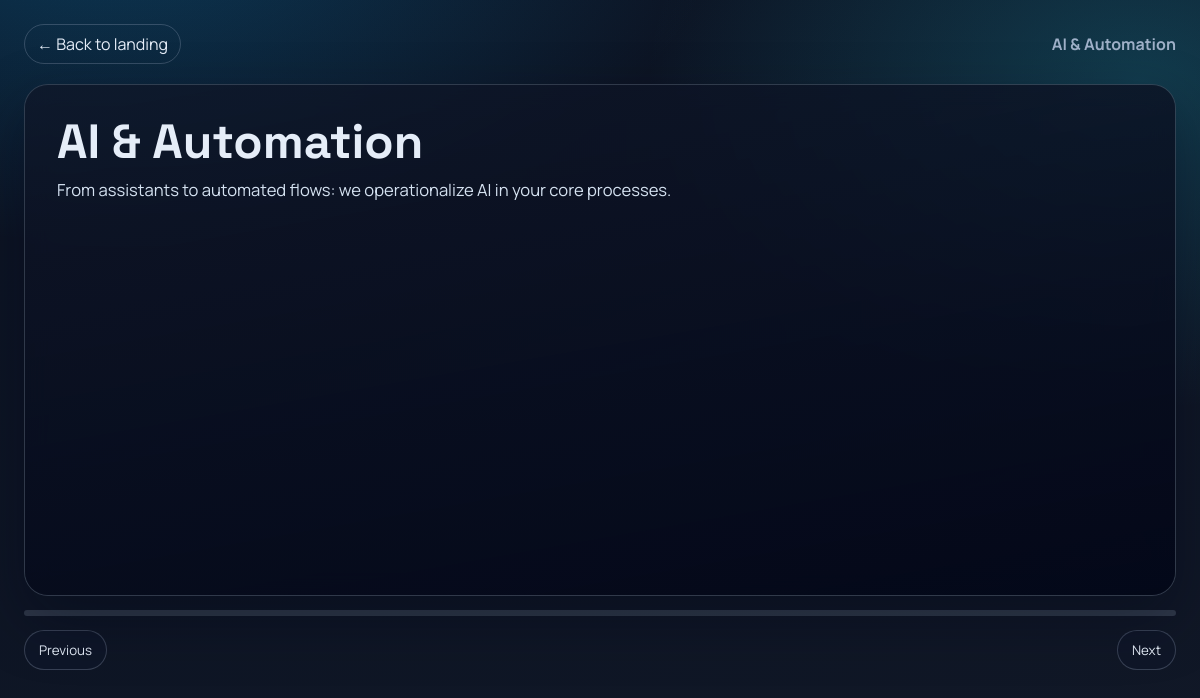
/en/deck/ai-automation, run on the app's committed database.
### tables this page shows
CREATE TABLE IF NOT EXISTS main_deck_translations (
  id BIGINT UNSIGNED AUTO_INCREMENT PRIMARY KEY,
  deck_id BIGINT UNSIGNED NOT NULL,
  locale ENUM('da','en') NOT NULL,
  title VARCHAR(180) NOT NULL,
  description TEXT NOT NULL,
  cta_label VARCHAR(120) NULL,
  cta_url VARCHAR(255) NULL,
  is_visible TINYINT(1) NOT NULL DEFAULT 1,
  created_at TIMESTAMP NULL DEFAULT CURRENT_TIMESTAMP,
  updated_at TIMESTAMP NULL DEFAULT CURRENT_TIMESTAMP ON UPDATE CURRENT_TIMESTAMP,
  UNIQUE KEY uniq_deck_translation (deck_id, locale),
  CONSTRAINT fk_deck_translations_deck FOREIGN KEY (deck_id) REFERENCES main_decks(id) ON DELETE CASCADE
);

### src/Support.php (called while the page is built, shortened)
<?php
function env(string $key, ?string $default = null): ?string
{
    $value = $_ENV[$key] ?? $_SERVER[$key] ?? getenv($key);
    if ($value === false || $value === null || $value === '') {
        return $default;
    }
    return (string) $value;
}
function repairMojibake(string $value): string
{
    if ($value === '' || !preg_match('/Ã|Â|â€™|â€œ|â€|â€“|â€”/u', $value)) {
        return $value;
    }
    static $map = [
        'Ã¦' => 'æ',
        'Ã¸' => 'ø',
        'Ã¥' => 'å',
        'Ã†' => 'Æ',
        'Ã˜' => 'Ø',
        'Ã…' => 'Å',
        'â€™' => "'",
        'â€œ' => '"',
        'â€' => '"',
        'â€“' => '-',
        'â€”' => '-',
        'Â ' => ' ',
        'Â' => '',
    ];
    return strtr($value, $map);
}
function h(string $value): string
{
    $value = repairMojibake($value);
    return htmlspecialchars($value, ENT_QUOTES, 'UTF-8');
}
function getTenantKeyFromHost(string $host): string
{
    $host = strtolower(trim(explode(':', $host)[0]));
    if ($host === '' || $host === 'localhost' || $host === '127.0.0.1' || $host === 'actatechnology.dk') {
        return 'main';
    }
    return 'main';
}
function routeMatches(string $path, string $pattern): ?array
{
    $regex = preg_replace('#\{([a-zA-Z0-9_]+)\}#', '(?P<$1>[^/]+)', $pattern);
    $regex = '#^' . $regex . '$#';
    if (!preg_match($regex, $path, $matches)) {
        return null;
    }
    $params = [];
    foreach ($matches as $key => $value) {
        if (!is_int($key)) {
            $params[$key] = $value;
        }
    }
    return $params;
}

### src/bootstrap.php (called while the page is built, shortened)
<?php
require_once __DIR__ . '/Support.php';
spl_autoload_register(static function (string $class): void {
    $path = __DIR__ . '/' . $class . '.php';
});

### src/Database.php (called while the page is built, shortened)
<?php
final class Database
{
    private static ?PDO $pdo = null;
    public static function connection(): PDO
    {
        $host = env('DB_HOST', '127.0.0.1');
        $port = env('DB_PORT', '3306');
        $database = env('DB_DATABASE', 'actatechnology');
        $charset = env('DB_CHARSET', 'utf8mb4');
        $username = env('DB_USERNAME', 'root');
        $password = env('DB_PASSWORD', '');
        $dsn = sprintf('mysql:host=%s;port=%s;dbname=%s;charset=%s', $host, $port, $database, $charset);
        self::$pdo = new PDO($dsn, $username, $password, [
            PDO::ATTR_ERRMODE => PDO::ERRMODE_EXCEPTION,
            PDO::ATTR_DEFAULT_FETCH_MODE => PDO::FETCH_ASSOC,
            PDO::ATTR_EMULATE_PREPARES => false,
        ]);
        return self::$pdo;
    }
}

### src/ContentRepository.php (called while the page is built, shortened)
<?php
final class ContentRepository
{
    private PDO $db;
    public function __construct(?PDO $db = null)
    {
        $this->db = $db ?? Database::connection();
    }
    public function getDeckBySlug(string $tenantKey, string $locale, string $slug): array
    {
        $stmt = $this->db->prepare('SELECT d.*, dt.title, dt.description, dt.cta_label, dt.cta_url, dt.is_visible FROM main_decks d INNER JOIN main_deck_translations dt ON dt.deck_id = d.id AND dt.locale = :locale WHERE d.tenant_key = :tenant AND d.slug = :slug AND d.is_active = 1 LIMIT 1');
        $stmt->execute([
            'tenant' => $tenantKey,
            'locale' => $locale,
            'slug' => $slug,
        ]);
        $deck = $stmt->fetch();
        $slideStmt = $this->db->prepare('SELECT s.*, st.title, st.content, st.bullets_text, st.is_visible FROM main_deck_slides s INNER JOIN main_deck_slide_translations st ON st.slide_id = s.id AND st.locale = :locale WHERE s.deck_id = :deck_id AND s.is_active = 1 AND s.publish_state = "published" ORDER BY s.slide_order ASC, s.id ASC');
        $slideStmt->execute([
            'deck_id' => $deck['id'],
            'locale' => $locale,
        ]);
        $slides = $slideStmt->fetchAll();
        $deck['slides'] = $slides;
        return $deck;
    }
}

### views/deck.php (the view, shortened to what this page needs)
<?php
$isEn = ($locale ?? 'da') === 'en';
$slides = $deck['slides'] ?? [];
$firstSlide = $slides[0] ?? [];
$title = (string) ($deck['title'] ?? 'Deck');
$description = (string) ($deck['description'] ?? '');
$backUrl = $isEn ? '/en' : '/da';
$labels = [
    'back' => $isEn ? 'Back to landing' : 'Tilbage til landing',
    'prev' => $isEn ? 'Previous' : 'Forrige',
    'next' => $isEn ? 'Next' : 'Næste',
    'slide' => $isEn ? 'Slide' : 'Slide',
    'of' => $isEn ? 'of' : 'af',
];
?>
<!doctype html>
<html lang="<?= $isEn ? 'en' : 'da' ?>">
<head>
  <link rel="stylesheet" href="/assets/style.css">
</head>
<body>
  <main class="deck-player">
    <header class="deck-player-header">
      <a href="<?= h($backUrl) ?>">&#8592; <?= h($labels['back']) ?></a>
      <div class="muted"><strong><?= h($title) ?></strong></div>
    </header>
    <section class="deck-slide glass" id="deck-slide">
      <div class="deck-slide-layer"></div>
      <div class="deck-slide-content">
        <h1 id="deck-title"><?= h((string) ($firstSlide['title'] ?? $title)) ?></h1>
        <p id="deck-content"><?= h((string) ($firstSlide['content'] ?? $description)) ?></p>
      </div>
    </section>
    <div class="deck-progress" aria-hidden="true"><span id="deck-progress-bar" style="width: 0%"></span></div>
    <nav class="deck-nav" aria-label="Slide navigation">
      <button type="button" id="deck-prev"><?= h($labels['prev']) ?></button>
      <button type="button" id="deck-next"><?= h($labels['next']) ?></button>
    </nav>
  </main>
</body>
</html>

### public/assets/style.css (style rules this page uses)
:root { --bg-deep: #0b1323; --bg-mid: #111827; --bg-soft: #1f2937; --glass-bg: rgba(17, 24, 39, 0.62); --glass-border: rgba(148, 163, 184, 0.25); --text-main: #e5edf8; --text-muted: #9fb0c8; --accent: #7dd3fc; --accent-strong: #38bdf8; --danger: #fb7185; --success: #34d399; --font-heading: "Space Grotesk", "Segoe UI", sans-serif; --font-body: "Manrope", "Segoe UI", sans-serif; --radius-lg: 24px; --radius-md: 16px; --radius-sm: 12px; --shadow-card: 0 24px 60px rgba(2, 6, 23, 0.35); }
* { box-sizing: border-box; }
html, body { margin: 0; padding: 0; }
body { font-family: var(--font-body); color: var(--text-main); background: radial-gradient(1200px 650px at 10% -10%, rgba(14, 165, 233, 0.25), transparent 50%), radial-gradient(900px 600px at 95% 10%, rgba(34, 211, 238, 0.2), transparent 55%), linear-gradient(160deg, var(--bg-deep), var(--bg-mid)); min-height: 100vh; }
a { color: inherit; }
.button, button, input[type="submit"] { font-family: inherit; }
.glass { background: var(--glass-bg); border: 1px solid var(--glass-border); backdrop-filter: blur(12px); -webkit-backdrop-filter: blur(12px); box-shadow: var(--shadow-card); }
.deck-player { min-height: 100vh; padding: 24px; }
.deck-player-header { display: flex; justify-content: space-between; align-items: center; gap: 14px; margin-bottom: 20px; }
.deck-player-header a { color: var(--text-main); text-decoration: none; border: 1px solid rgba(148, 163, 184, 0.3); border-radius: 999px; padding: 8px 12px; }
.deck-slide { border-radius: var(--radius-lg); padding: 32px; min-height: 64vh; position: relative; overflow: hidden; }
.deck-slide-layer { position: absolute; inset: 0; background: linear-gradient(170deg, rgba(15, 23, 42, 0.38), rgba(2, 6, 23, 0.88)); }
.deck-slide-content { position: relative; z-index: 1; max-width: 820px; }
.deck-slide-content h1 { margin: 0; font-family: var(--font-heading); font-size: clamp(2rem, 4vw, 3rem); line-height: 1.03; }
.deck-slide-content p { margin: 12px 0 0; color: #d5e2f1; font-size: 1.04rem; }
.deck-progress { margin-top: 14px; width: 100%; height: 6px; border-radius: 999px; background: rgba(148, 163, 184, 0.24); overflow: hidden; }
.deck-nav { margin-top: 14px; display: flex; justify-content: space-between; gap: 10px; }
.deck-nav button { border: 1px solid rgba(148, 163, 184, 0.3); background: rgba(15, 23, 42, 0.75); color: var(--text-main); border-radius: 999px; padding: 10px 14px; cursor: pointer; }
.muted { color: var(--text-muted); }

### data on the page
main_deck_translations: title "AI & Automation", description "From assistants to automated flows: we operationalize AI in your core processes."

### other printed values
$labels['back'] "Back to landing"
$labels['prev'] "Previous"
$labels['next'] "Next"
